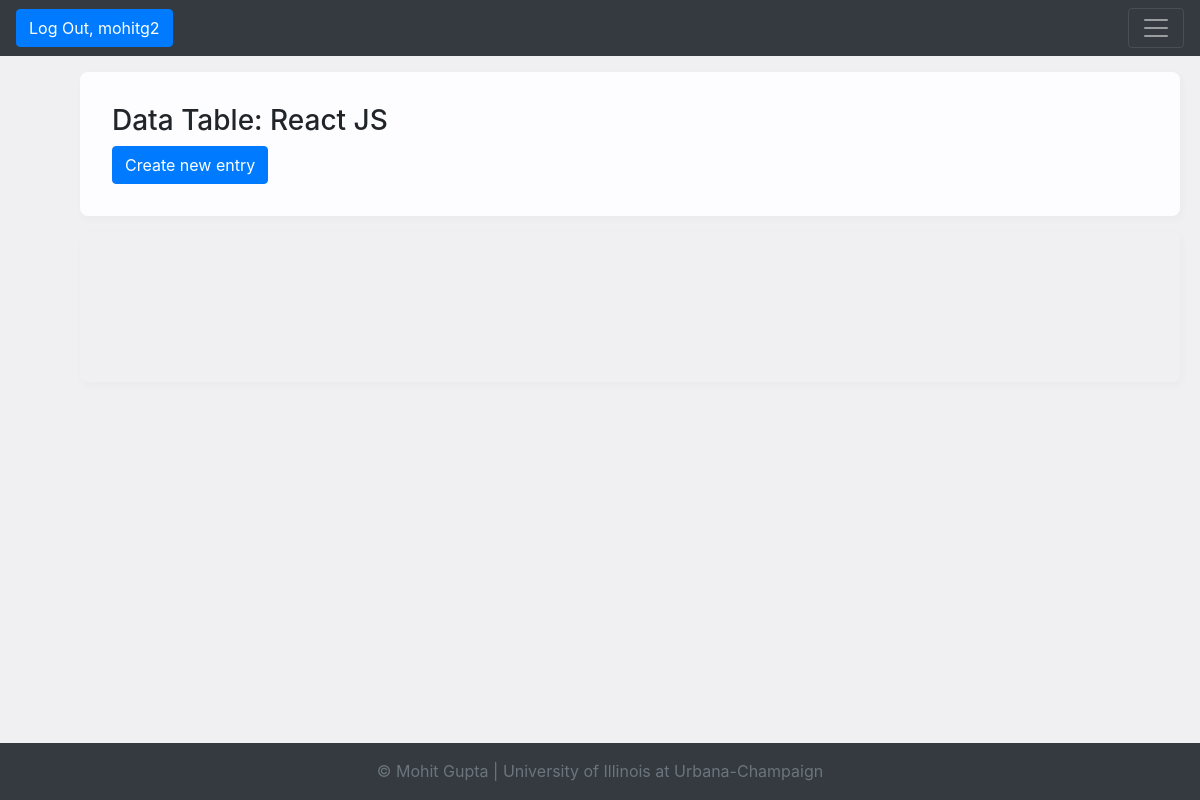
The app's page /react_js/ (signed in), older data.
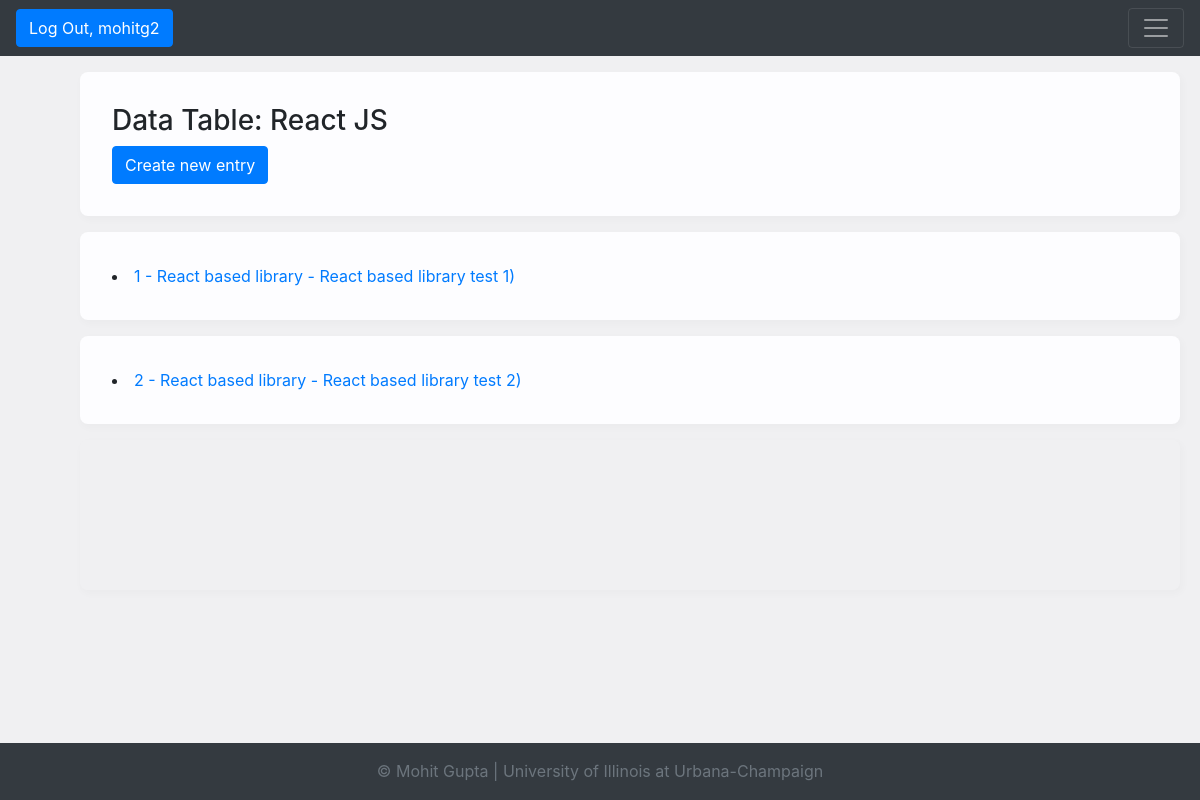
The same page, newer data.
### dsrs_viz/models.py (models this page shows, shortened)
class React_js(models.Model):
    figure_no = models.AutoField(primary_key=True)
    library_name = models.CharField(unique=False, max_length=255)
    heading = models.TextField(unique=True)
    description = models.TextField(unique=False)
    js_code = models.TextField(unique=False)
    notes = models.TextField(unique=False, default='Please enter some notes')
    author = models.CharField(unique=False, max_length=255, default='Mohit Gupta')
    def __str__(self):
        return f'{self.figure_no}  -  {self.library_name}  -  {self.heading})'
    def get_absolute_url(self):
        return reverse('dsrs_viz_react_js_detail_urlpattern',
                       kwargs={'pk':self.pk}
                       )
    class Meta:
        ordering = ['figure_no', 'library_name', 'heading']
        unique_together = ['figure_no', 'library_name', 'heading']

### dsrs_viz/views.py (the view)
# urls.py: path('react_js/', ReactJSList.as_view(),
class ReactJSList(LoginRequiredMixin, PermissionRequiredMixin, PageLinksMixin, ListView):
    paginate_by = 2
    model = React_js
    permission_required = 'dsrs_viz.view_react_js'

### dsrs_viz/utils.py (called while the page is built)
    def first_page(self, page):
        if page.number > 1:
            return self._page_urls(1)
        return None

    def previous_page(self, page):
        if (page.has_previous()
                and page.number > 2):
            return self._page_urls(
                page.previous_page_number())
        return None

    def next_page(self, page):
        last_page = page.paginator.num_pages
        if (page.has_next()
                and page.number < last_page - 1):
            return self._page_urls(
                page.next_page_number())
        return None

    def last_page(self, page):
        last_page = page.paginator.num_pages
        if page.number < last_page:
            return self._page_urls(last_page)
        return None

    def get_context_data(self, **kwargs):
        context = super().get_context_data(
            **kwargs)
        page = context.get('page_obj')
        if page is not None:
            context.update({
                'first_page_url':
                    self.first_page(page),
                'previous_page_url':
                    self.previous_page(page),
                'next_page_url':
                    self.next_page(page),
                'last_page_url':
                    self.last_page(page),
            })
        return context

### dsrs_viz/templates/dsrs_viz/react_js_list.html (shortened to what this page needs)
{% extends 'dsrs_viz/base.html' %}
{% block content %}
     {% block content-header %}
        <div class="database-headers">
            <h3> Data Table: React JS</h3>
                                    {% if perms.dsrs_viz.view_react_js %}
                <a href="{% url 'dsrs_viz_react_js_create_urlpattern' %}">
                    <button type="button" class="btn btn-primary">Create new entry</button>
                </a>
        {% endif %}
        </div>
     {% endblock %}
    {% block content-table %}
        {% for react_js in react_js_list %}
            <div class="table-responsive">
                <li>
                    <a href="{{ react_js.get_absolute_url }}"> {{ react_js }}</a>
                </li>
            </div>
        {% endfor %}
    {% endblock %}
{% endblock %}

### dsrs_viz/templates/dsrs_viz/base.html (shortened to what this page needs)
{% load static %}
<!doctype html>
<html lang="en">
<head>
    <link rel="stylesheet" href="https://maxcdn.bootstrapcdn.com/bootstrap/4.0.0/css/bootstrap.min.css"
>
    <link rel="stylesheet" href="https://stackpath.bootstrapcdn.com/bootstrap/4.3.1/css/bootstrap.min.css"
>
    <link rel="stylesheet" type="text/css"
          href="{% static 'dsrs_viz/bootstrap.css' %}">
    <link rel="stylesheet" type="text/css"
          href="{% static 'dsrs_viz/bootstrap-grid.css' %}">
    <link rel="stylesheet" type="text/css"
          href="{% static 'dsrs_viz/bootstrap-reboot.css' %}">
</head>
<body>
<div>
    <header>
        <nav class="navbar navbar-dark bg-dark">
            {% if user.is_authenticated %}
                <a href="{% url 'logout_urlpattern' %}">
                    <button class="btn btn-primary" type="submit">Log Out, {{ user.get_username }}</button>
                </a>
            {% else %}
                <a href="{% url 'login_urlpattern' %}">
                    <button class="btn btn-primary" type="submit">Log In</button>
                </a>
            {% endif %}
            <button class="navbar-toggler" type="button" data-toggle="collapse"
                    data-target="#navbarToggleExternalContent" aria-controls="navbarToggleExternalContent"
                    aria-expanded="false" aria-label="Toggle navigation">
                <span class="navbar-toggler-icon"></span>
            </button>
        </nav>
    </header>
    <main>
        {% block content %}{% endblock %}
    </main>
    <div class="database-headers-pagination">
    </div>
</div>
<footer class="footer mt-auto py-3">
    <div class="container">
        <span class="text-muted"
              style="text-align: center">© Mohit Gupta | University of Illinois at Urbana-Champaign</span>
    </div>
</footer>
</body>
</html>

### dsrs_viz/templates/dsrs_viz/base.html (style rules this page uses)
footer { position: fixed; bottom: 0; width: 100%; height: auto; line-height: 25px; background-color: #343a40; text-align: center; text-decoration-color: white; }
.table-responsive { width: 1100px; margin-top: 1em; margin-bottom: 1em; margin-right: 5em; margin-left: 5em; padding: 2em; background-color: #fdfdff; border-radius: 0.5em; box-shadow: 2px 3px 7px 2px rgba(0, 0, 0, 0.02); }
.database-headers { width: 1100px; margin-top: 1em; margin-bottom: 1em; margin-right: 5em; margin-left: 5em; padding: 2em; background-color: #fdfdff; border-radius: 0.5em; box-shadow: 2px 3px 7px 2px rgba(0, 0, 0, 0.02); }
.database-headers-pagination { width: 1100px; height: 150px; margin-top: 1em; margin-bottom: 1em; margin-right: 5em; margin-left: 5em; padding: 0.5em; border-radius: 0.5em; box-shadow: 2px 3px 7px 2px rgba(0, 0, 0, 0.02); }
body { background-color: #f0f0f2; margin: 0; padding: 0; font-family: -apple-system, system-ui, BlinkMacSystemFont, "Segoe UI", "Open Sans", "Helvetica Neue", Helvetica, Arial, sans-serif; }

Row changes from the older to the newer data that the page shows:
added React_js: figure_no+library_name+heading "1 - React based library - React based library test 1)"
added React_js: figure_no+library_name+heading "2 - React based library - React based library test 2)"
